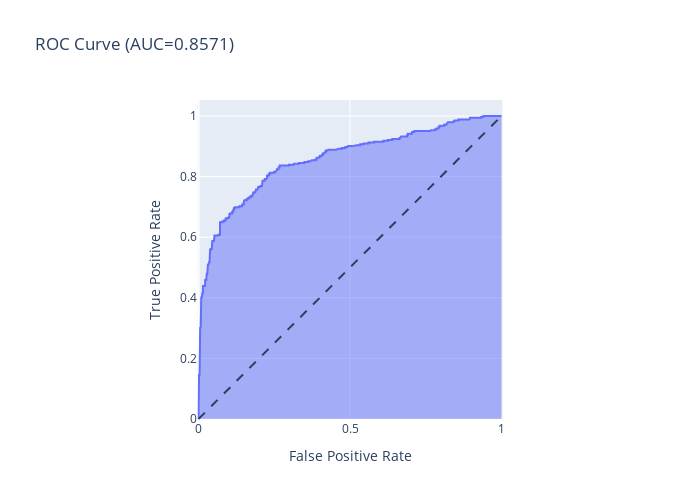

Notebook code for this chart:
### Code cell
roc(model, original_X, original_y).show()

### Figure 1 — Plotly figure (JSON) as saved in the notebook; plotly's stock layout.template omitted (floating-point values rounded to 4 significant figures; data arrays with more than 128 entries replaced by an {"elided": "..."} marker saying what was removed)
{"data": [{"hovertemplate": "False Positive Rate=%{x}<br>True Positive Rate=%{y}<extra></extra>", "legendgroup": "", "line": {"color": "#636efa"}, "mode": "lines", "name": "", "orientation": "v", "showlegend": false, "stackgroup": "1", "type": "scatter", "x": {"elided": "294 float values"}, "xaxis": "x", "y": {"elided": "294 float values"}, "yaxis": "y"}], "layout": {"height": 500, "legend": {"tracegroupgap": 0}, "shapes": [{"line": {"dash": "dash"}, "type": "line", "x0": 0, "x1": 1, "y0": 0, "y1": 1}], "title": {"text": "ROC Curve (AUC=0.8571)"}, "width": 700, "xaxis": {"anchor": "y", "constrain": "domain", "domain": [0, 1], "title": {"text": "False Positive Rate"}}, "yaxis": {"anchor": "x", "domain": [0, 1], "scaleanchor": "x", "scaleratio": 1, "title": {"text": "True Positive Rate"}}}}
